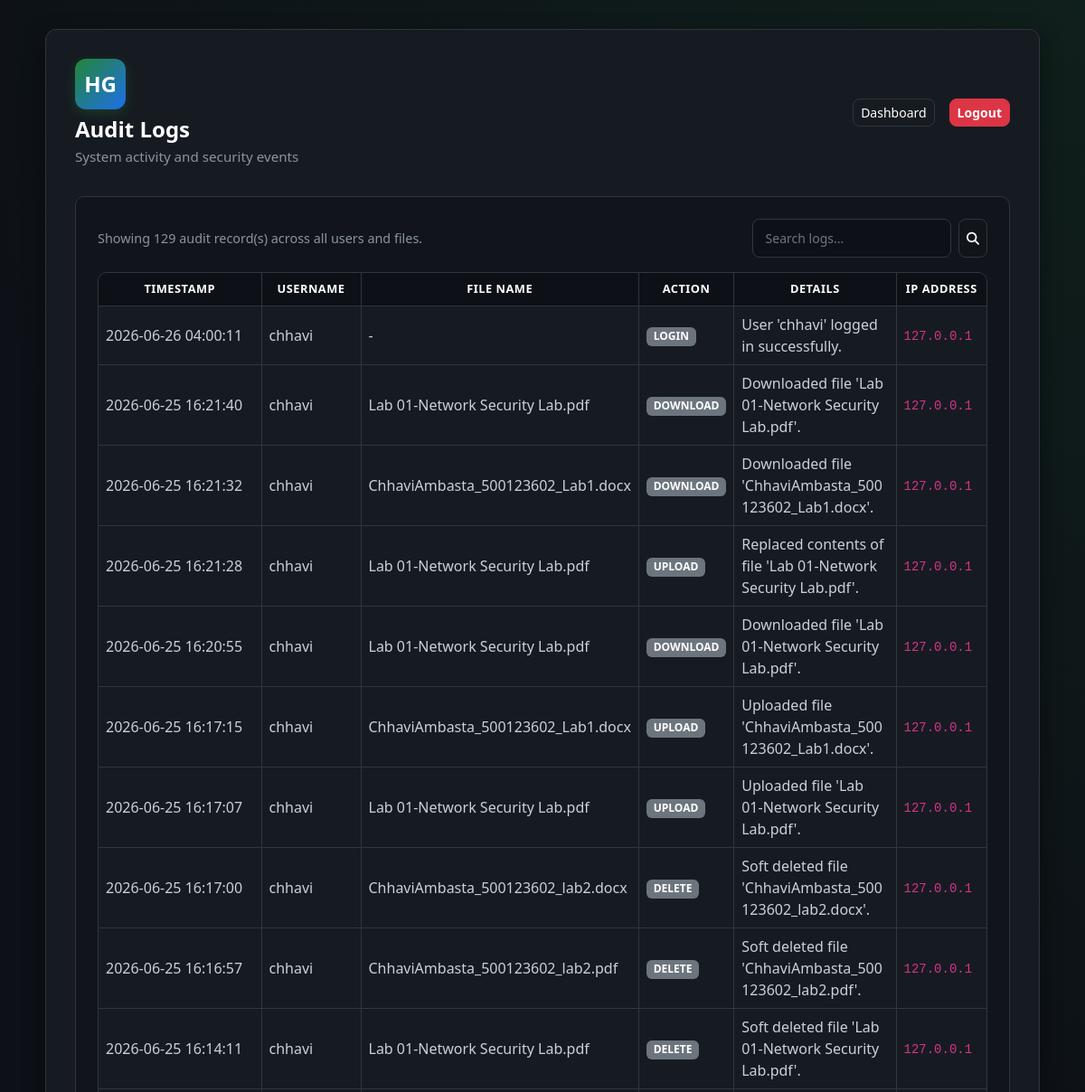
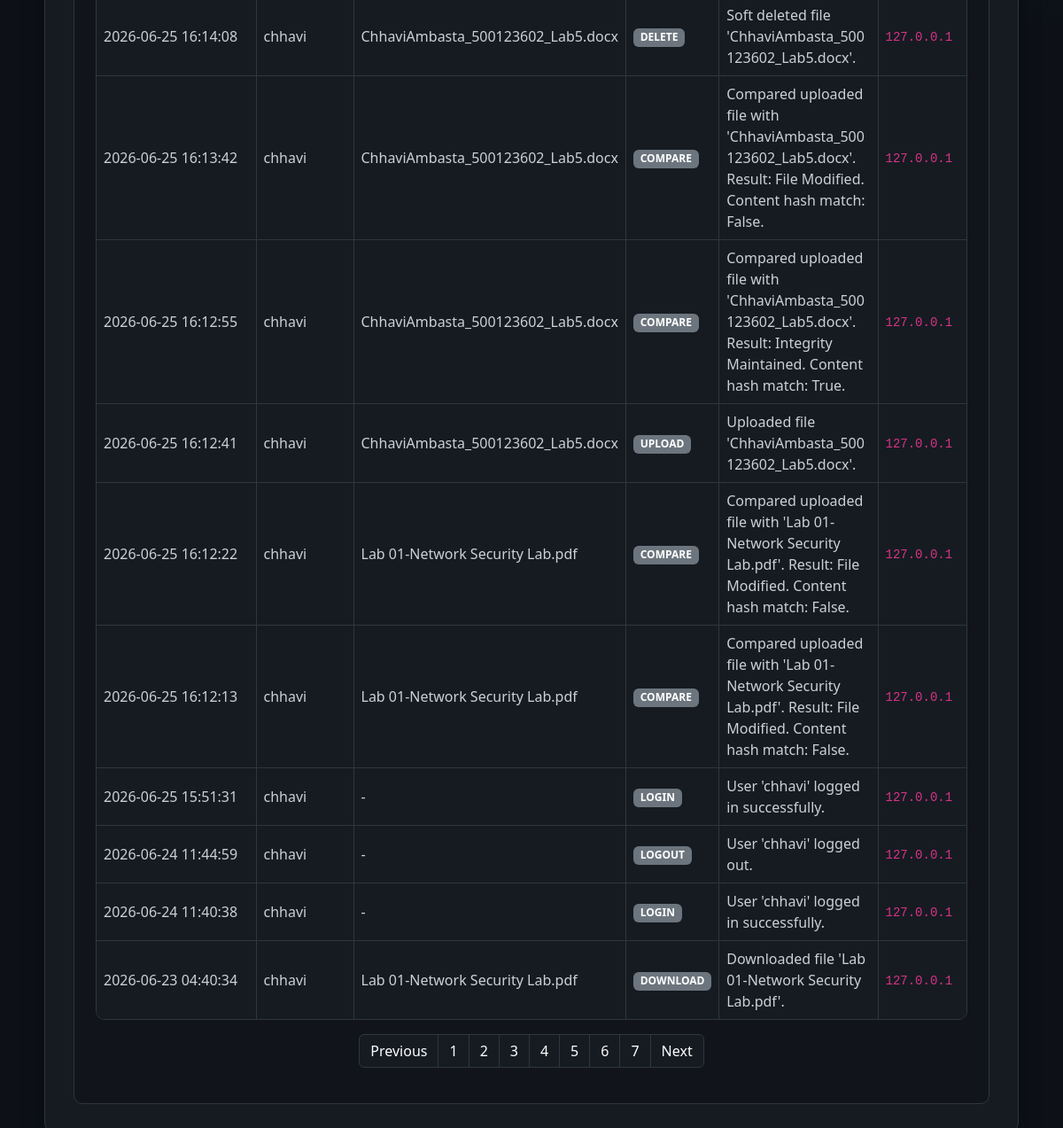
/audit-logs (signed in), run on an earlier commit of the app's database (2 pictures, top to bottom).
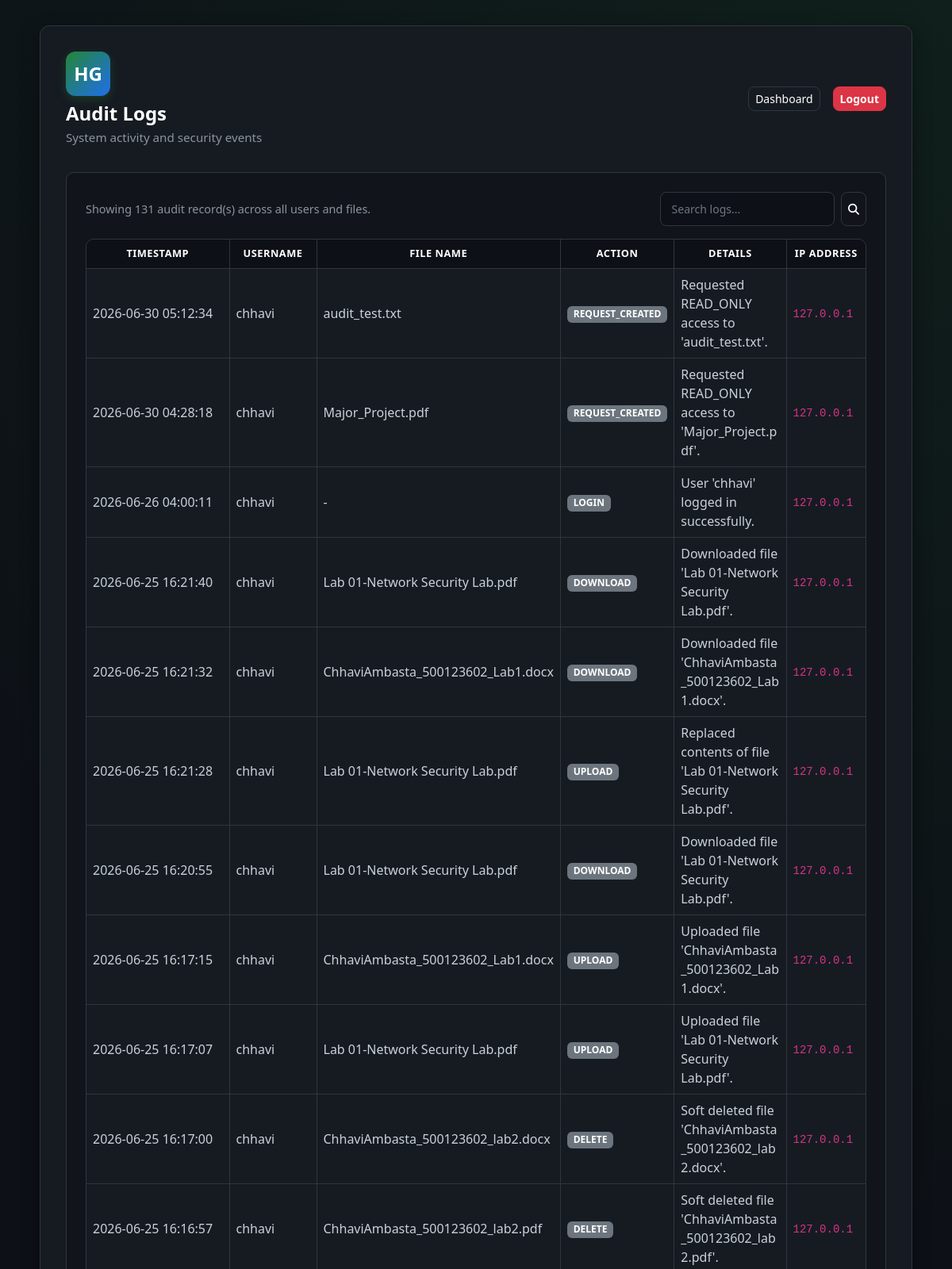
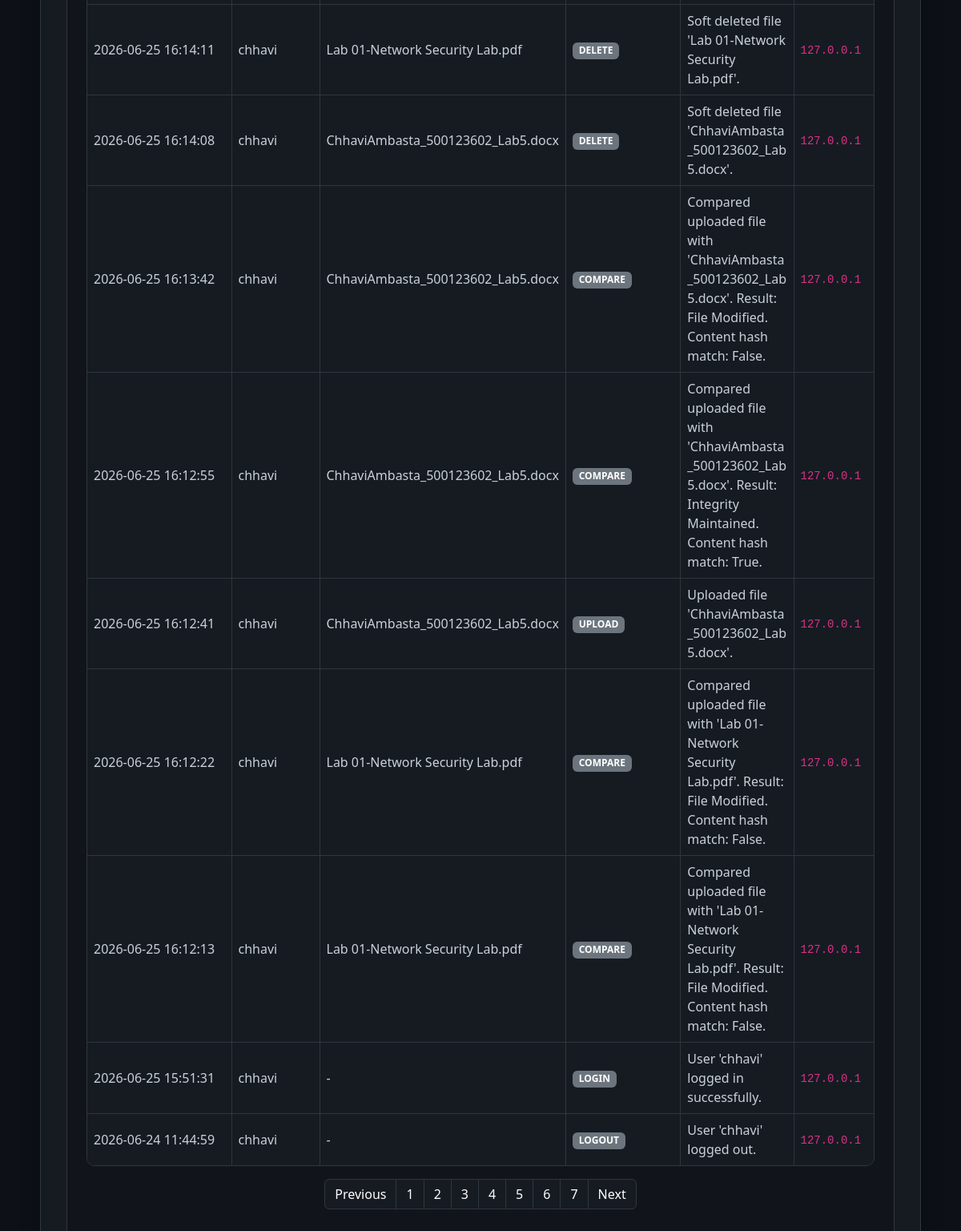
And on a later commit of the database (2 pictures, top to bottom).
### tables this page shows
CREATE TABLE audit_logs (
    id INTEGER PRIMARY KEY AUTOINCREMENT,
    user_id INTEGER,
    file_id INTEGER,
    action TEXT NOT NULL,
    details TEXT,
    ip_address TEXT,
    timestamp TIMESTAMP DEFAULT CURRENT_TIMESTAMP,
    FOREIGN KEY (user_id) REFERENCES users(id),
    FOREIGN KEY (file_id) REFERENCES files(id)
);

CREATE TABLE users (
    id INTEGER PRIMARY KEY AUTOINCREMENT,
    username TEXT NOT NULL UNIQUE,
    email TEXT NOT NULL UNIQUE,
    password_hash TEXT NOT NULL,
    created_at TIMESTAMP DEFAULT CURRENT_TIMESTAMP
, security_question TEXT NOT NULL DEFAULT 'q1', security_answer_hash TEXT NOT NULL DEFAULT '', email_verified INTEGER NOT NULL DEFAULT 0, last_login TIMESTAMP, account_status TEXT NOT NULL DEFAULT 'ACTIVE', failed_attempts INTEGER NOT NULL DEFAULT 0, locked_until TIMESTAMP);

CREATE TABLE files (
    id INTEGER PRIMARY KEY AUTOINCREMENT,
    owner_id INTEGER NOT NULL,
    original_filename TEXT NOT NULL,
    stored_filename TEXT NOT NULL,
    file_extension TEXT NOT NULL,
    file_size INTEGER NOT NULL,
    mime_type TEXT NOT NULL,
    sha256_hash TEXT NOT NULL,
    upload_time TIMESTAMP DEFAULT CURRENT_TIMESTAMP,
    last_verified TIMESTAMP,
    status TEXT NOT NULL DEFAULT 'ACTIVE',
    is_deleted INTEGER NOT NULL DEFAULT 0, content_hash TEXT,
    FOREIGN KEY (owner_id) REFERENCES users(id)
);

### app.py (the view, shortened to what this page needs)
@app.route("/audit-logs")
@login_required
def audit_logs():
    conn = get_db_connection()
    try:
        search = request.args.get("search", "").strip()
        page = request.args.get("page", 1, type=int)
        per_page = 20
        offset = (page - 1) * per_page
        base_query = """
            SELECT a.id, a.timestamp, a.action, a.details, a.ip_address,
                   u.username, f.original_filename
            FROM audit_logs a
            LEFT JOIN users u ON a.user_id = u.id
            LEFT JOIN files f ON a.file_id = f.id
        """
        count_query = """
            SELECT COUNT(*) as total
            FROM audit_logs a
            LEFT JOIN users u ON a.user_id = u.id
            LEFT JOIN files f ON a.file_id = f.id
        """
        params = []
        base_query += " ORDER BY a.timestamp DESC LIMIT ? OFFSET ?"
        total_row = conn.execute(count_query, params).fetchone()
        total = total_row["total"] if total_row else 0
        total_pages = max(1, (total + per_page - 1) // per_page)
        logs = conn.execute(base_query, params + [per_page, offset]).fetchall()
    finally:
        conn.close()
    return render_template(
        "audit_logs.html",
        username=session.get("username"),
        logs=logs,
        search=search,
        page=page,
        total_pages=total_pages,
        total=total,
    )

### app.py (called while the page is built)
def get_db_connection():
    conn = sqlite3.connect(DATABASE_PATH)
    conn.row_factory = sqlite3.Row
    return conn

def utc_now():
    return datetime.utcnow()

def login_required(view_func):
    @wraps(view_func)
    def wrapped_view(*args, **kwargs):
        if "user_id" not in session:
            flash("Please log in to access the dashboard.", "warning")
            return redirect(url_for("login"))
        last_activity = session.get("last_activity")
        if last_activity and (utc_now().timestamp() - last_activity) > SESSION_TIMEOUT_SECONDS:
            session.clear()
            flash("Your session has expired due to inactivity. Please log in again.", "warning")
            return redirect(url_for("login"))
        session["last_activity"] = utc_now().timestamp()
        return view_func(*args, **kwargs)
    return wrapped_view

### templates/audit_logs.html (shortened to what the changed rows need)
<!DOCTYPE html>
<html lang="en">
<head>
    <link href="https://cdn.jsdelivr.net/npm/bootstrap@5.3.3/dist/css/bootstrap.min.css" rel="stylesheet">
    <link rel="stylesheet" href="https://cdnjs.cloudflare.com/ajax/libs/font-awesome/6.4.0/css/all.min.css">
    <link rel="stylesheet" href="{{ url_for('static', filename='css/style.css') }}">
</head>
<body>
    <div class="dashboard-wrapper">
        <div class="container dashboard-container">
            <div class="dashboard-card dashboard-card-wide mx-auto">
                <div class="dashboard-header">
                    <div>
                        <h1 class="welcome-text">Audit Logs</h1>
                    </div>
                </div>
                <section class="dashboard-section">
                    <div class="d-flex justify-content-between align-items-center mb-3">
                        <p class="section-description mb-0">
                            Showing {{ total }} audit record(s) across all users and files.
                        </p>
                        <form action="{{ url_for('audit_logs') }}" method="GET" class="d-flex" role="search">
                            <input type="text" name="search" class="form-control form-control-sm me-2" placeholder="Search logs..." value="{{ search }}" style="width: 220px; background-color: var(--bg-primary); color: var(--text-primary); border-color: var(--border-color);">
                            <button type="submit" class="btn btn-outline-light btn-sm">
                            </button>
                        </form>
                    </div>
                    {% if logs %}
                        <div class="table-responsive files-table-wrapper">
                            <table class="table files-table align-middle">
                                <thead>
                                    <tr>
                                        <th>Timestamp</th>
                                        <th>Username</th>
                                        <th>File Name</th>
                                        <th>Action</th>
                                        <th>Details</th>
                                        <th>IP Address</th>
                                    </tr>
                                </thead>
                                <tbody>
                                    {% for log in logs %}
                                        <tr>
                                            <td style="white-space: nowrap;">{{ log.timestamp }}</td>
                                            <td>{{ log.username or 'System' }}</td>
                                            <td>{{ log.original_filename or '-' }}</td>
                                            <td><span class="badge bg-secondary">{{ log.action }}</span></td>
                                            <td style="max-width: 300px; word-break: break-word;">{{ log.details or '-' }}</td>
                                            <td><code>{{ log.ip_address or '-' }}</code></td>
                                        </tr>
                                    {% endfor %}
                                </tbody>
                            </table>
                        </div>
                        {% if total_pages > 1 %}
                            <nav aria-label="Audit log pagination" class="mt-3">
                                <ul class="pagination justify-content-center">
                                    {% for p in range(1, total_pages + 1) %}
                                        <li class="page-item {% if p == page %}active{% endif %}">
                                            <a class="page-link" href="{{ url_for('audit_logs', page=p, search=search) }}" style="background-color: var(--bg-card); border-color: var(--border-color); color: var(--text-primary);">{{ p }}</a>
                                        </li>
                                    {% endfor %}
                                </ul>
                            </nav>
                        {% endif %}
                    {% else %}
                        <div class="empty-state mt-3">
                            <p class="mb-0">No audit logs found.</p>
                        </div>
                    {% endif %}
                </section>
            </div>
        </div>
    </div>
</body>
</html>

What changed in the data, as far as the page shows it:
no longer on this page (row unchanged): audit_logs: timestamp "2026-06-24 11:40:38", username "chhavi", original_filename "-", action "LOGIN", details "User 'chhavi' logged in successfully.", ip_address "127.0.0.1"
no longer on this page (row unchanged): audit_logs: timestamp "2026-06-23 04:40:34", username "chhavi", original_filename "Lab 01-Network Security Lab.pdf", action "DOWNLOAD", details "Downloaded file 'Lab 01-Network Security Lab.pdf'.", ip_address "127.0.0.1"
added audit_logs: timestamp "2026-06-30 05:12:34", username "chhavi", original_filename "audit_test.txt", action "REQUEST_CREATED", details "Requested READ_ONLY access to 'audit_test.txt'.", ip_address "127.0.0.1"
added audit_logs: timestamp "2026-06-30 04:28:18", username "chhavi", original_filename "Major_Project.pdf", action "REQUEST_CREATED", details "Requested READ_ONLY access to 'Major_Project.pdf'.", ip_address "127.0.0.1"
Also different on the page:
{{ total }}: "129" → "131"
